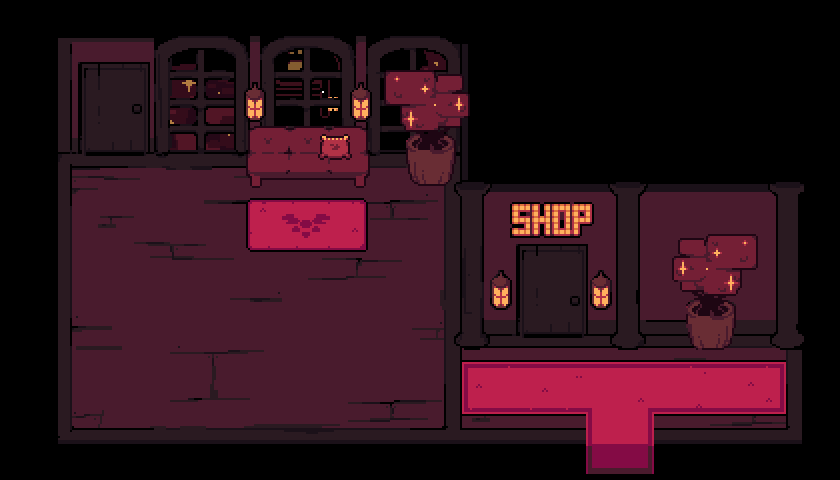

This game map was drawn from its Tiled (.tmx) file and the tilesets committed beside it. A one-line description and the full map source follow:
An orthogonal 21x12 tile map with 40x40 px tiles, 2 tile layers (Tile Layer 1, Tile Layer 2), 1 image layer and 10 objects (transition, savepoint, interactable, spawn).

<map version="1.11" tiledversion="1.11.2" orientation="orthogonal" renderorder="right-down" width="21" height="12" tilewidth="40" tileheight="40" infinite="0" nextlayerid="7" nextobjectid="15">
 <editorsettings>
  <export target="data.lua" format="lua" />
 </editorsettings>
 <properties>
  <property name="border" value="evergroves" />
  <property name="depths" type="bool" value="true" />
  <property name="music" value="mus_shop_amb" />
  <property name="name" value="Cheron's Ship" />
 </properties>
 <tileset firstgid="1" source="../../../tilesets/evergroves.tsx" />
 <layer id="1" name="Tile Layer 1" width="21" height="12" parallaxx="1.05" parallaxy="1.05">
  <data encoding="csv">
0,0,0,0,0,0,0,0,0,0,0,0,0,0,0,0,0,0,0,0,0,
0,0,1811,1812,1813,1814,285,286,287,1542,1543,1544,1545,1546,1547,1548,0,0,0,0,0,
0,0,1878,1879,1880,1881,352,353,354,0,1610,1611,1612,1613,1614,1615,0,0,0,0,0,
0,0,1945,1946,1947,1948,1949,0,0,1676,1677,1678,1679,1680,1681,1682,0,0,0,0,0,
0,0,2012,2013,2014,2015,2016,0,0,1743,1744,1745,1746,1747,1748,1749,0,0,0,0,0,
0,0,2079,2080,2081,2082,2083,0,0,0,0,0,0,0,0,0,0,0,0,0,0,
0,0,2146,2147,2148,2149,2150,0,0,0,0,0,0,0,0,0,0,0,0,0,0,
0,0,0,0,0,0,0,0,0,0,0,0,0,0,0,0,0,0,0,0,0,
0,0,0,0,0,0,0,0,0,0,0,0,0,0,0,0,0,0,0,0,0,
0,0,0,0,0,0,0,0,0,0,0,0,0,0,0,0,0,0,0,0,0,
0,0,0,0,0,0,0,0,0,0,0,0,0,0,0,0,0,0,0,0,0,
0,0,0,0,0,0,0,0,0,0,0,0,0,0,0,0,0,0,0,0,0
</data>
 </layer>
 <layer id="6" name="Tile Layer 2" width="21" height="12" offsetx="74.5" offsety="41.25">
  <data encoding="csv">
0,0,0,0,0,0,0,0,0,0,0,0,0,0,0,0,0,0,0,0,0,
0,0,0,0,0,0,1074,0,0,0,0,0,0,0,0,0,0,0,0,0,0,
0,0,0,0,0,0,0,0,0,0,0,0,0,0,0,0,0,0,0,0,0,
0,0,0,0,0,0,0,0,0,0,0,0,0,0,0,0,0,0,0,0,0,
0,0,0,0,0,0,0,0,0,0,0,0,0,0,0,0,0,0,0,0,0,
0,0,0,0,0,0,0,0,0,0,0,0,0,0,0,0,0,0,0,0,0,
0,0,0,0,0,0,0,0,0,0,0,0,0,0,0,0,0,0,0,0,0,
0,0,0,0,0,0,0,0,0,0,0,0,0,0,0,0,0,0,0,0,0,
0,0,0,0,0,0,0,0,0,0,0,0,0,0,0,0,0,0,0,0,0,
0,0,0,0,0,0,0,0,0,0,0,0,0,0,0,0,0,0,0,0,0,
0,0,0,0,0,0,0,0,0,0,0,0,0,0,0,0,0,0,0,0,0,
0,0,0,0,0,0,0,0,0,0,0,0,0,0,0,0,0,0,0,0,0
</data>
 </layer>
 <imagelayer id="2" name="lounge" offsetx="-200" offsety="-200">
  <image source="../../../../../assets/sprites/backgrounds/lounge.png" width="1264" height="858" />
 </imagelayer>
 <objectgroup color="#0000ff" id="3" name="collisions">
  <object id="1" x="40" y="120" width="420" height="40" />
  <object id="2" x="40" y="160" width="15" height="286" />
  <object id="4" x="40" y="443" width="544" height="37" />
  <object id="6" x="656" y="440" width="184" height="40" />
  <object id="7" x="800" y="181.083" width="40" height="258.917" />
  <object id="9" x="460" y="10" width="340" height="338" />
 </objectgroup>
 <objectgroup color="#ff00ff" id="4" name="objects">
  <object id="11" name="transition" x="574" y="480" width="96" height="40">
   <properties>
    <property name="map" value="evergroves/sailor shop" />
    <property name="marker" value="spawnS" />
   </properties>
  </object>
  <object id="12" name="savepoint" x="200" y="160">
   <point />
  </object>
  <object id="14" name="interactable" x="518" y="244" width="70" height="104">
   <properties>
    <property name="cutscene" value="evergroves.shop" />
   </properties>
  </object>
 </objectgroup>
 <objectgroup color="#7f00ff" id="5" name="markers">
  <object id="10" name="spawn" x="620" y="454">
   <point />
  </object>
 </objectgroup>
</map>
